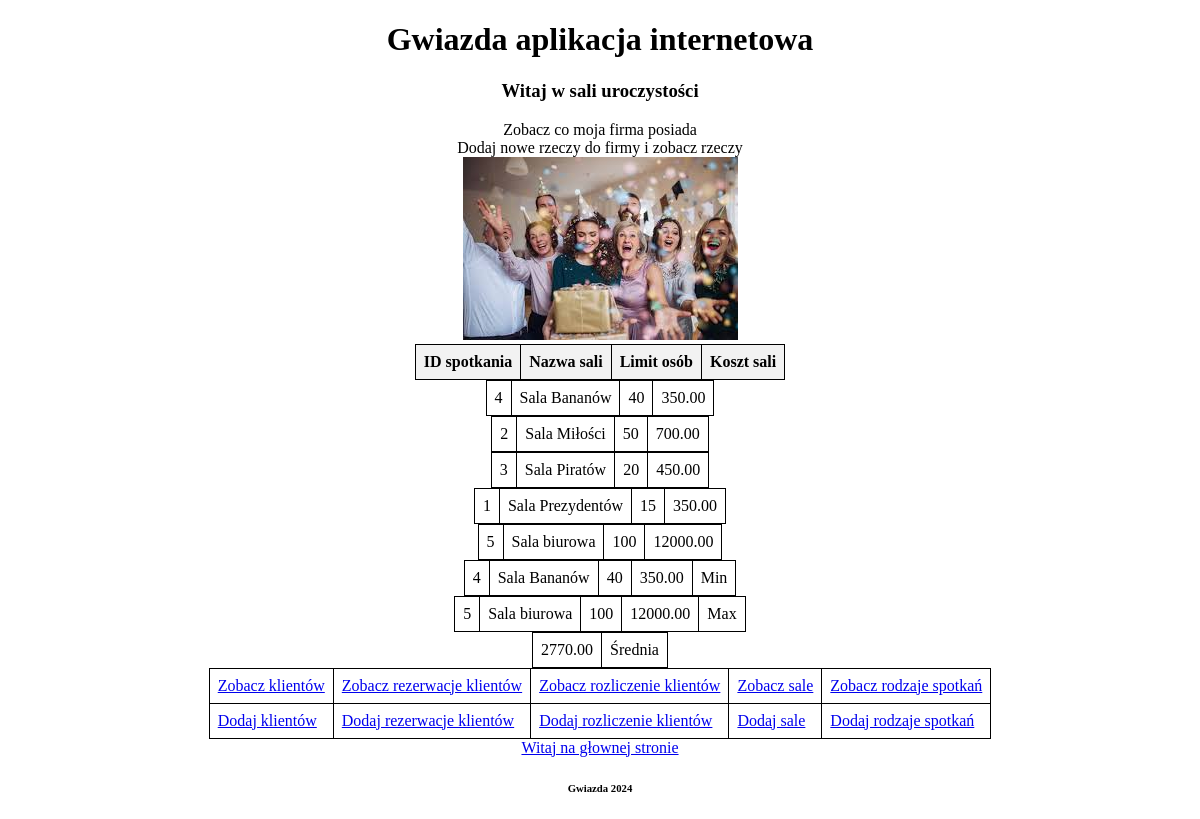
Page /L8_Gwiazda_31986_egz1_przyjecia/mainphpkg/seesalekg.php on the committed database.
### tables this page shows
CREATE TABLE `sale_kg` (
  `sale_idkg` int(11) NOT NULL,
  `spotkanie_idkg` int(11) NOT NULL,
  `nazwa_salikg` varchar(70) NOT NULL,
  `limit_osobkg` int(11) NOT NULL,
  `koszt_salikg` double(9,2) NOT NULL
);

### L8_Gwiazda_31986_egz1_przyjecia/dbworkkg/selectkg/selectsalekg.php (the view)
<?php $sql = "SELECT * FROM sale_kg";
        $result = $conn->query($sql);
        if ($result->num_rows > 0) {
            while($row = $result->fetch_assoc()) {
                echo "<table>";
                echo "<tr>";
                echo "<td>" . htmlspecialchars($row["spotkanie_idkg"]) . "</td>";
                echo "<td>" . htmlspecialchars($row["nazwa_salikg"]) . "</td>";
                echo "<td>" . htmlspecialchars($row["limit_osobkg"]) . "</td>";
                echo "<td>" . htmlspecialchars($row["koszt_salikg"]) . "</td>";
                echo "</tr>";
                echo "</table>";
            }
          } else {
            echo "0 results";
          }?>
<?php $sql = "SELECT * FROM sale_kg ORDER BY koszt_salikg LIMIT 1";
        $result = $conn->query($sql);
        if ($result->num_rows > 0) {
            while($row = $result->fetch_assoc()) {
                echo "<table>";
                echo "<tr>";
                echo "<td>" . htmlspecialchars($row["spotkanie_idkg"]) . "</td>";
                echo "<td>" . htmlspecialchars($row["nazwa_salikg"]) . "</td>";
                echo "<td>" . htmlspecialchars($row["limit_osobkg"]) . "</td>";
                echo "<td>" . htmlspecialchars($row["koszt_salikg"]) . "</td>";
                echo "<td>" . "Min" . "</td>";
                echo "</tr>";
                echo "</table>";
            }
          } else {
            echo "0 results";
          }?>
<?php $sql = "SELECT * FROM sale_kg ORDER BY koszt_salikg DESC LIMIT 1";
        $result = $conn->query($sql);
        if ($result->num_rows > 0) {
            while($row = $result->fetch_assoc()) {
                echo "<table>";
                echo "<tr>";
                echo "<td>" . htmlspecialchars($row["spotkanie_idkg"]) . "</td>";
                echo "<td>" . htmlspecialchars($row["nazwa_salikg"]) . "</td>";
                echo "<td>" . htmlspecialchars($row["limit_osobkg"]) . "</td>";
                echo "<td>" . htmlspecialchars($row["koszt_salikg"]) . "</td>";
                echo "<td>" . "Max" . "</td>";
                echo "</tr>";
                echo "</table>";
            }
          } else {
            echo "0 results";
          }?>
<?php $sql = "SELECT ROUND(AVG(koszt_salikg), 2) AS medium FROM sale_kg";
        $result = $conn->query($sql);
        if ($result->num_rows > 0) {
            while($row = $result->fetch_assoc()) {
                echo "<table>";
                echo "<tr>";
                echo "<td>" . htmlspecialchars($row["medium"]) . "</td>";
                echo "<td>" . "Średnia" . "</td>";
                echo "</tr>";
                echo "</table>";
            }
          } else {
            echo "0 results";
          }
          $conn->close();?>

### L8_Gwiazda_31986_egz1_przyjecia/csskg/stylekg.css (style rules this page uses)
body { text-align: center; }
table, tr, td { text-align: center; margin-left: auto; margin-right: auto; }
td, tr, th { border: 1px solid black; padding: 8px; text-align: left; }
table { border-collapse: collapse; }
th, td { border: 1px solid black; padding: 8px; text-align: left; }

### rows in the picture
sale_kg: spotkanie_idkg "4", nazwa_salikg "Sala Bananów", limit_osobkg "40", koszt_salikg "350.00"
sale_kg: spotkanie_idkg "2", nazwa_salikg "Sala Miłości", limit_osobkg "50", koszt_salikg "700.00"
sale_kg: spotkanie_idkg "3", nazwa_salikg "Sala Piratów", limit_osobkg "20", koszt_salikg "450.00"
sale_kg: spotkanie_idkg "1", nazwa_salikg "Sala Prezydentów", limit_osobkg "15", koszt_salikg "350.00"
sale_kg: spotkanie_idkg "5", nazwa_salikg "Sala biurowa", limit_osobkg "100", koszt_salikg "12000.00"

### other values in the picture
$row["medium"] "2770.00"
